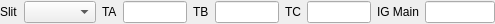
<?xml version="1.0" encoding="UTF-8"?>
<ui version="4.0">
 <class>Form</class>
 <widget class="QWidget" name="Form">
  <property name="geometry">
   <rect>
    <x>0</x>
    <y>0</y>
    <width>493</width>
    <height>24</height>
   </rect>
  </property>
  <property name="windowTitle">
   <string>Form</string>
  </property>
  <layout class="QHBoxLayout" name="horizontalLayout">
   <property name="leftMargin">
    <number>0</number>
   </property>
   <property name="topMargin">
    <number>0</number>
   </property>
   <property name="rightMargin">
    <number>0</number>
   </property>
   <property name="bottomMargin">
    <number>0</number>
   </property>
   <item>
    <widget class="QLabel" name="label">
     <property name="sizePolicy">
      <sizepolicy hsizetype="Maximum" vsizetype="Preferred">
       <horstretch>0</horstretch>
       <verstretch>0</verstretch>
      </sizepolicy>
     </property>
     <property name="text">
      <string>Slit</string>
     </property>
    </widget>
   </item>
   <item>
    <widget class="SlitWidget" name="comboBox"/>
   </item>
   <item>
    <widget class="QLabel" name="label_2">
     <property name="sizePolicy">
      <sizepolicy hsizetype="Maximum" vsizetype="Preferred">
       <horstretch>0</horstretch>
       <verstretch>0</verstretch>
      </sizepolicy>
     </property>
     <property name="text">
      <string>TA</string>
     </property>
    </widget>
   </item>
   <item>
    <widget class="QLineEdit" name="line0">
     <property name="sizePolicy">
      <sizepolicy hsizetype="Fixed" vsizetype="Fixed">
       <horstretch>0</horstretch>
       <verstretch>0</verstretch>
      </sizepolicy>
     </property>
     <property name="minimumSize">
      <size>
       <width>64</width>
       <height>0</height>
      </size>
     </property>
     <property name="maximumSize">
      <size>
       <width>64</width>
       <height>16777215</height>
      </size>
     </property>
     <property name="focusPolicy">
      <enum>Qt::NoFocus</enum>
     </property>
     <property name="readOnly">
      <bool>true</bool>
     </property>
    </widget>
   </item>
   <item>
    <widget class="QLabel" name="label_3">
     <property name="sizePolicy">
      <sizepolicy hsizetype="Maximum" vsizetype="Preferred">
       <horstretch>0</horstretch>
       <verstretch>0</verstretch>
      </sizepolicy>
     </property>
     <property name="text">
      <string>TB</string>
     </property>
    </widget>
   </item>
   <item>
    <widget class="QLineEdit" name="line1">
     <property name="sizePolicy">
      <sizepolicy hsizetype="Fixed" vsizetype="Fixed">
       <horstretch>0</horstretch>
       <verstretch>0</verstretch>
      </sizepolicy>
     </property>
     <property name="minimumSize">
      <size>
       <width>64</width>
       <height>0</height>
      </size>
     </property>
     <property name="maximumSize">
      <size>
       <width>64</width>
       <height>16777215</height>
      </size>
     </property>
     <property name="focusPolicy">
      <enum>Qt::NoFocus</enum>
     </property>
     <property name="readOnly">
      <bool>true</bool>
     </property>
    </widget>
   </item>
   <item>
    <widget class="QLabel" name="label_4">
     <property name="sizePolicy">
      <sizepolicy hsizetype="Maximum" vsizetype="Preferred">
       <horstretch>0</horstretch>
       <verstretch>0</verstretch>
      </sizepolicy>
     </property>
     <property name="text">
      <string>TC</string>
     </property>
    </widget>
   </item>
   <item>
    <widget class="QLineEdit" name="line2">
     <property name="sizePolicy">
      <sizepolicy hsizetype="Fixed" vsizetype="Fixed">
       <horstretch>0</horstretch>
       <verstretch>0</verstretch>
      </sizepolicy>
     </property>
     <property name="minimumSize">
      <size>
       <width>64</width>
       <height>0</height>
      </size>
     </property>
     <property name="maximumSize">
      <size>
       <width>64</width>
       <height>16777215</height>
      </size>
     </property>
     <property name="focusPolicy">
      <enum>Qt::NoFocus</enum>
     </property>
     <property name="readOnly">
      <bool>true</bool>
     </property>
    </widget>
   </item>
   <item>
    <widget class="QLabel" name="label_5">
     <property name="sizePolicy">
      <sizepolicy hsizetype="Maximum" vsizetype="Preferred">
       <horstretch>0</horstretch>
       <verstretch>0</verstretch>
      </sizepolicy>
     </property>
     <property name="text">
      <string>IG Main</string>
     </property>
    </widget>
   </item>
   <item>
    <widget class="QLineEdit" name="line3">
     <property name="sizePolicy">
      <sizepolicy hsizetype="Fixed" vsizetype="Fixed">
       <horstretch>0</horstretch>
       <verstretch>0</verstretch>
      </sizepolicy>
     </property>
     <property name="minimumSize">
      <size>
       <width>70</width>
       <height>0</height>
      </size>
     </property>
     <property name="maximumSize">
      <size>
       <width>70</width>
       <height>16777215</height>
      </size>
     </property>
     <property name="focusPolicy">
      <enum>Qt::NoFocus</enum>
     </property>
     <property name="readOnly">
      <bool>true</bool>
     </property>
    </widget>
   </item>
  </layout>
 </widget>
 <customwidgets>
  <customwidget>
   <class>SlitWidget</class>
   <extends>QComboBox</extends>
   <header>erpes_daq.attributeserver.widgets</header>
  </customwidget>
 </customwidgets>
 <resources/>
 <connections/>
</ui>
